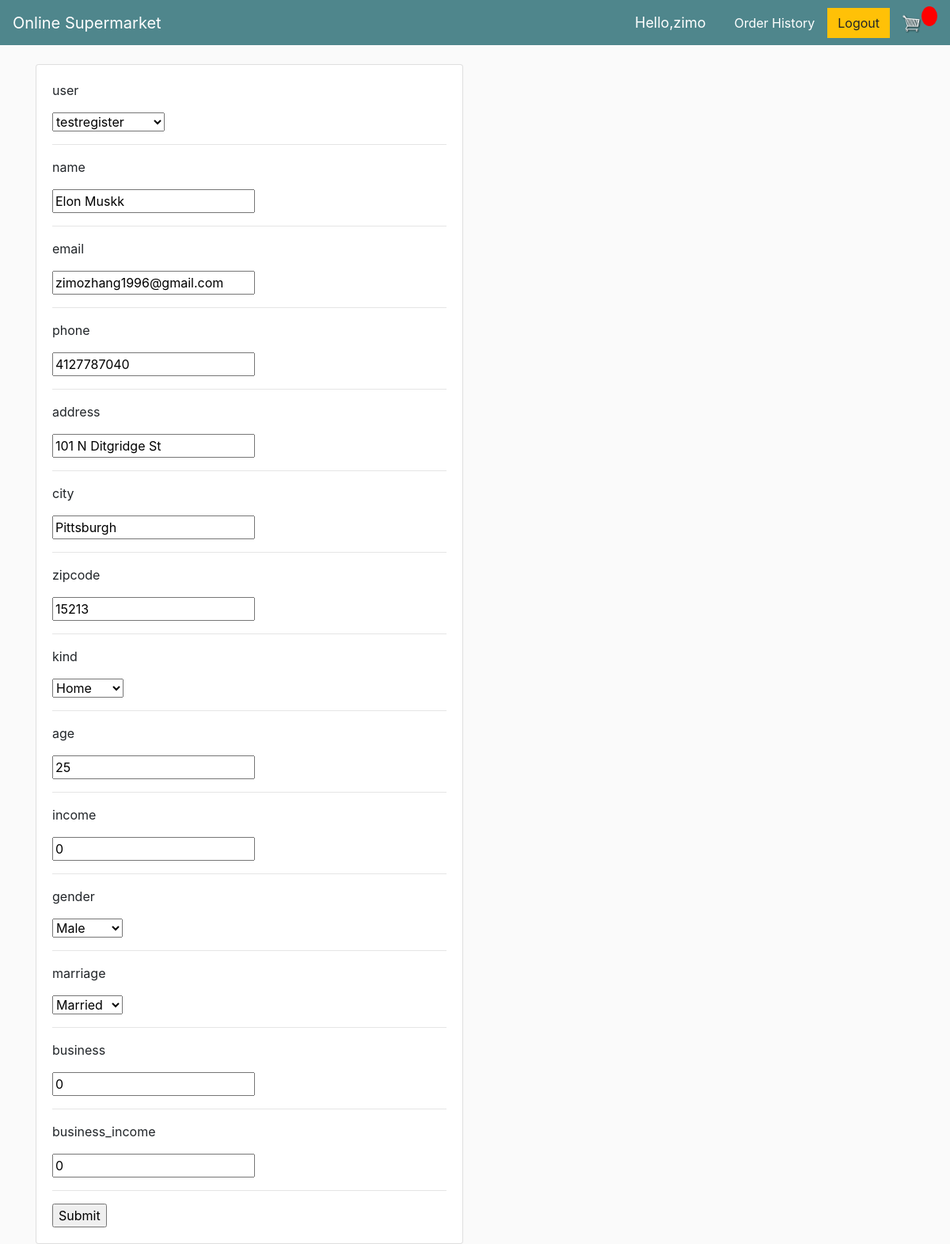
/user_update_user/1/ (signed in), run on the app's committed database.
### accounts/models.py (models this page shows, shortened)
class Customer(models.Model):
	CATEGORY = (
			('Home', 'Home'),
			('Business', 'Business'),
			)
	Gender = (
			('Male', 'Male'),
			('Female', 'Female'),
			)
	Marriage = (
			('Single', 'Single'),
			('Married', 'Married'),
			)
	user = models.OneToOneField(User, null=True, on_delete=models.CASCADE)
	name = models.CharField(max_length=200, null = True)
	email = models.EmailField(max_length=200, null = True)
	phone = models.CharField(max_length=10, null = True)
	address = models.CharField(max_length=200, null = True)
	city = models.CharField(max_length=200, null = True)
	zipcode = models.CharField(max_length=200, null = True)
	kind = models.CharField(max_length=200, choices = CATEGORY, null = True)
	age = models.IntegerField(default=0, null = True)
	income = models.IntegerField(default=0, null = True)
	gender = models.CharField(max_length=200, choices = Gender, null = True)
	marriage = models.CharField(max_length=200, choices = Marriage, null = True)
	business =  models.CharField(max_length=200, null = True)
	business_income = models.CharField(max_length=200, null = True)

### accounts/views.py (the view)
# urls.py: path('user_update_user/<str:pk>/', views.user_updateUser, name="user_update_user"),
@login_required(login_url='login')
def user_updateUser(request, pk):
	customers = Customer.objects.get(id=pk)
	form = CustomerForm(instance=customers)
	if request.method == 'POST':
		form = CustomerForm(request.POST, instance=customers)
		if form.is_valid():
			form.save()
			return redirect(f'/order_history/{pk}')
	context = {'form': form}
	return render(request, 'store/user_customer_form.html', context)

### accounts/forms.py
class CustomerForm(ModelForm):
	class Meta:
		model = Customer
		fields = '__all__'

### accounts/templates/store/user_customer_form.html (shortened to what this page needs)
{% extends 'store/user-page.html' %}
{% load static %}
{% block content %}
<div class="row">
	<div class="col-md-6">
		<div class="card card-body">
			<form action="" method="POST">
				{% for field in form %}
					<p>{{field.name}}</p>
                    <p> {{field}}</p>
					<hr>
				{% endfor %}
				<input type="submit" name="Submit">
			</form>
		</div>
	</div>
</div>
{% endblock %}

### accounts/templates/store/user-page.html (shortened to what this page needs)
<!DOCTYPE html>
{% load static %}
<html>
<head>
	<link rel="stylesheet" href="https://stackpath.bootstrapcdn.com/bootstrap/4.4.1/css/bootstrap.min.css">
	<link rel="stylesheet" type="text/css" href="{% static 'css/store.css' %}">
</head>
<body>
	<nav class="navbar navbar-expand-lg navbar-dark bg-dark">
	  <a class="navbar-brand" href="{% url 'store_list' %}">Online Supermarket</a>
	  <div class="collapse navbar-collapse" id="navbarSupportedContent">
	    <ul class="navbar-nav mr-auto">
	      <li class="nav-item active">
	        <a class="nav-link" >{{sales.store.name}} <span class="sr-only">(current)</span></a>
	      </li>
	    </ul>
	    <div class="form-inline my-2 my-lg-0">
			<a class="hello-msg" style="color:white;">Hello,{{request.user}}</a>
			<a href="{% url 'order_history' user.customer.id %}" style="color:white;" class="nav-link">Order History</a>
	     	<a href="{% url 'logout' %}" class="btn btn-warning">Logout</a>
	     	<a id="cart-url">
	    		<img  id="cart-icon" src="{% static 'images/cart.png' %}">
	    	</a>
	    	<p id="cart-total">{{cartItems}}</p>
	    </div>
	  </div>
	</nav>
     <div class="container">
            <br>
            {% block content %}
            {% endblock content %}
         </div>
</body>
</html>

### static/css/store.css (style rules this page uses)
body { background-color: hsl(0, 0%, 98%); }
.bg-dark { background-color: #4f868c!important; }
#cart-icon { width:25px; display: inline-block; margin-left: 15px; }
#cart-total { display: block; text-align: center; color:#fff; background-color: red; width: 20px; height: 25px; border-radius: 50%; font-size: 14px; }
.btn { border-radius: 0; }

### accounts/templates/store/user-page.html (style rules this page uses)
.hello-msg { font-size: 18px; color: #fff; margin-right: 20px; }

### data on the page
Customer: form "testregister" "Elon Muskk" "zimozhang1996@gmail.com" "4127787040" "101 N Ditgridge St" "Pittsburgh" "15213" "Home" "25" "0" "Male" "Married" "0" "0"

### other printed values
{{ request.user }} "zimo"
{{ field.name }} "user" "name" "email" "phone" "address" "city" "zipcode" "kind" "age" "income" "gender" "marriage" "business" "business_income"
